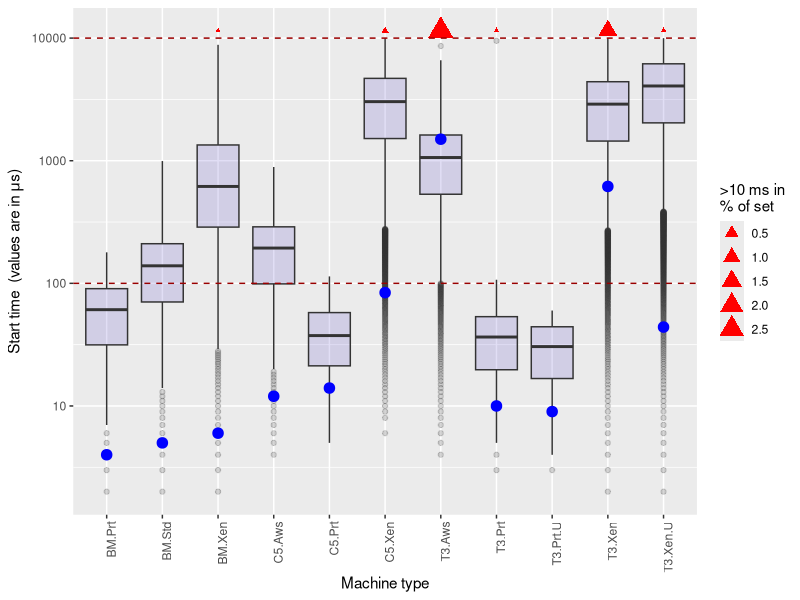

This figure's R source:
#Seven log boxplots with mean 
library(tidyr)
library(ggplot2)
library(reshape2)

myDataC<-read.csv("stats.csv", sep=";")[1:10000,1:12]

myData<-gather(myDataC, "mtype", value, "BM.Std", "BM.Xen", "BM.Prt", "T3.Aws", "T3.Xen", "T3.Xen.U", "T3.Prt", "T3.Prt.U", "C5.Aws","C5.Xen","C5.Prt", na.rm = FALSE, convert = FALSE)
myData<-myData[!(myData$value==0),]

oversh<-read.csv("stats.csv", sep=";")[10005:10005,1:12]
total<-read.csv("stats.csv", sep=";")[10001:10001,1:12]
oversh <- oversh / total * 100
oversh<-gather(oversh, "mtype", value, "BM.Std", "BM.Xen", "BM.Prt",  "T3.Aws", "T3.Xen", "T3.Xen.U", "T3.Prt", "T3.Prt.U", "C5.Aws","C5.Xen","C5.Prt", na.rm = FALSE, convert = FALSE)
oversh<-oversh[!(oversh$value==0),]

means<-read.csv("stats.csv", sep=";")[10003:10003,1:12]
means<-gather(means, "mtype", value, "BM.Std", "BM.Xen", "BM.Prt", "T3.Aws", "T3.Xen", "T3.Xen.U", "T3.Prt", "T3.Prt.U", "C5.Aws","C5.Xen","C5.Prt", na.rm = FALSE, convert = FALSE)

tiff('Fig_4.tif', units="in", width=7, height=7, res=800, compression = 'lzw')
ggplot(myData, aes(x=mtype, y=Time)) + 
	scale_y_continuous(trans='log10') +
    geom_boxplot(fill="slateblue", alpha=0.2) +
    geom_point(data = oversh, aes(x = mtype, y = 11500, size=value), shape=17, , color="red", fill="red") +
    geom_point(data = means, aes(x = mtype, y = value), shape=20, size=5, color="blue", fill="blue") +
    labs(x="Machine type", y= expression(paste("Start time  (values are in ", mu, "s)")), size=">10 ms in\n% of set")+
    geom_hline(yintercept = 100, colour="#990000", linetype="dashed") +
    geom_hline(yintercept = 10000, colour="#990000", linetype="dashed") +
	theme(axis.text.x = element_text(angle = 90, hjust = 1))
dev.off()
